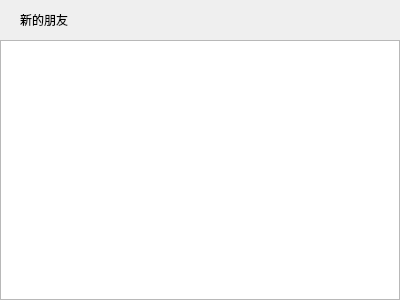
<?xml version="1.0" encoding="UTF-8"?>
<ui version="4.0">
 <class>ApplyFriendPage</class>
 <widget class="QWidget" name="ApplyFriendPage">
  <property name="geometry">
   <rect>
    <x>0</x>
    <y>0</y>
    <width>400</width>
    <height>300</height>
   </rect>
  </property>
  <property name="windowTitle">
   <string>Form</string>
  </property>
  <layout class="QVBoxLayout" name="verticalLayout">
   <property name="spacing">
    <number>0</number>
   </property>
   <property name="leftMargin">
    <number>0</number>
   </property>
   <property name="topMargin">
    <number>0</number>
   </property>
   <property name="rightMargin">
    <number>0</number>
   </property>
   <property name="bottomMargin">
    <number>0</number>
   </property>
   <item>
    <widget class="QWidget" name="friend_apply_wid" native="true">
     <property name="minimumSize">
      <size>
       <width>0</width>
       <height>40</height>
      </size>
     </property>
     <property name="maximumSize">
      <size>
       <width>16777215</width>
       <height>40</height>
      </size>
     </property>
     <layout class="QHBoxLayout" name="horizontalLayout">
      <property name="spacing">
       <number>0</number>
      </property>
      <property name="leftMargin">
       <number>0</number>
      </property>
      <property name="topMargin">
       <number>0</number>
      </property>
      <property name="rightMargin">
       <number>0</number>
      </property>
      <property name="bottomMargin">
       <number>0</number>
      </property>
      <item>
       <spacer name="horizontalSpacer">
        <property name="orientation">
         <enum>Qt::Orientation::Horizontal</enum>
        </property>
        <property name="sizeType">
         <enum>QSizePolicy::Policy::Fixed</enum>
        </property>
        <property name="sizeHint" stdset="0">
         <size>
          <width>20</width>
          <height>20</height>
         </size>
        </property>
       </spacer>
      </item>
      <item>
       <widget class="ElaText" name="friend_apply_lb">
        <property name="text">
         <string>新的朋友</string>
        </property>
       </widget>
      </item>
     </layout>
    </widget>
   </item>
   <item>
    <widget class="QWidget" name="widget_2" native="true">
     <layout class="QVBoxLayout" name="verticalLayout_2">
      <property name="spacing">
       <number>0</number>
      </property>
      <property name="leftMargin">
       <number>0</number>
      </property>
      <property name="topMargin">
       <number>0</number>
      </property>
      <property name="rightMargin">
       <number>0</number>
      </property>
      <property name="bottomMargin">
       <number>0</number>
      </property>
      <item>
       <widget class="ApplyFriendList" name="apply_friend_list"/>
      </item>
     </layout>
    </widget>
   </item>
  </layout>
 </widget>
 <customwidgets>
  <customwidget>
   <class>ElaText</class>
   <extends>QLabel</extends>
   <header location="global">elatext.h</header>
  </customwidget>
  <customwidget>
   <class>ApplyFriendList</class>
   <extends>QListWidget</extends>
   <header location="global">Chat/Chat_Comp/applyfriendlist.h</header>
  </customwidget>
 </customwidgets>
 <resources/>
 <connections/>
</ui>
